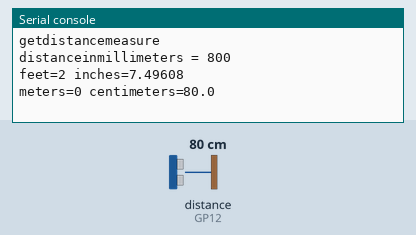
Simulated run of this program. Board: Raspberry Pi Pico running MicroPython. Shown: the last lines printed to the serial console. Inputs (shaded band) come from the test bench; at power-on: distance to the obstacle (sensor on GP12) 80 cm. The echo pulse lasts 58.3 µs per cm.

Above: at 1.2 s.
1.3 s: distance to the obstacle (sensor on GP12) set to 2 cm
At 6.2 s:
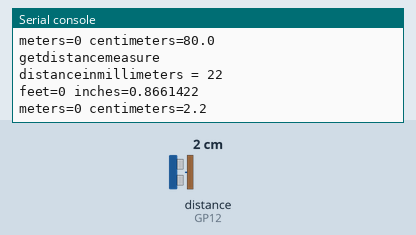
7.3 s: distance to the obstacle (sensor on GP12) set to 4 cm
At 11.3 s:
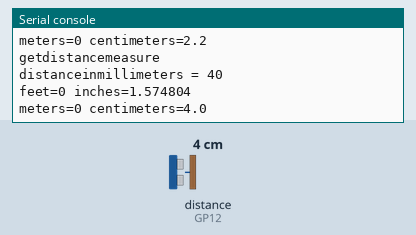
Timing chart, 0 to 12.8 s (numbered marks = the images above; inputs shaded):
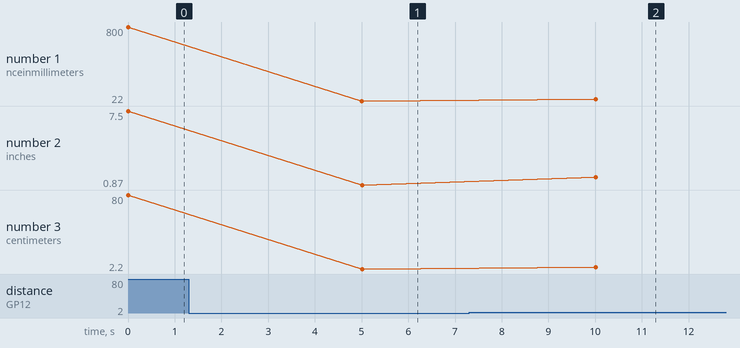

Measured:
- after the input at 1.3 s, the serial console: prints a new line after 3.7 s (image 1)
- after the input at 7.3 s, the serial console: prints a new line after 2.7 s (image 2)
- plotted number 1: 800 → 22 after the input at 1.3 s, 22 → 40 after the input at 7.3 s
- plotted number 2: 7.5 → 0.87 after the input at 1.3 s, 0.87 → 1.57 after the input at 7.3 s
- plotted number 3: 80 → 2.2 after the input at 1.3 s, 2.2 → 4 after the input at 7.3 s

The program:

ultrasoundmeasure.py
```python
from machine import Pin, PWM
import time

triggerpin = const(11)
echopin = const(12)

millimeters = const(0.001)
ultrasoundlimit = const(4572) #set to 15 feet (in millimeters) based on the spec sheet.
speedofsound = const(343) # meters per second

class distancestringtools(object):

    def __init__(self):
        self.totalmillimeters = 0
        self.millitoinch = 0.0393701
        self.s_meters = "0"
        self.meters = 0
        self.s_centimeters = "0"
        self.centimeters = 0
        self.s_feet = "0"
        self.feet = 0
        self.s_inches = "0"
        self.inches = 0

    def set(self, milli):
        self.totalmillimeters = milli
        s = "{0}".format(milli / 1000)
        n = s.split('.')
        self.s_meters = "{0}".format(n[0])
        self.meters = int(n[0])
        self.centimeters = (milli - (self.meters * 1000)) / 10
        self.s_centimeters = "{0}".format(self.centimeters)

        totalinches = float(milli) * self.millitoinch
        s = "{0}".format(totalinches / 12.0)
        n = s.split('.')
        self.s_feet = "{0}".format(n[0])
        self.feet = int(n[0])
        self.inches = float(totalinches - (float(self.feet) * 12.0))
        self.s_inches = "{0}".format(self.inches)

def getdistancemeasure():
    print("getdistancemeasure")

    trig = Pin(triggerpin,Pin.OUT)
    echo = Pin(echopin,Pin.IN,Pin.PULL_DOWN)

    receive = 0
    send = 0


    #while echo.value() == 0:
    trig.low()
    time.sleep_us(2)
    trig.high()
    time.sleep_us(5)
    trig.low()

    while echo.value() == 0:
        send = time.ticks_us()

    while echo.value() == 1:
        receive = time.ticks_us()

    timepassed = receive - send

    distanceinmillimeters = round((timepassed * speedofsound * millimeters) / 2)

    print("distanceinmillimeters = {0}".format(distanceinmillimeters))

    if distanceinmillimeters > ultrasoundlimit:
        distanceinmillimeters = 0

    trig.low()

    return distanceinmillimeters

def main():

    try:
        dt = distancestringtools()
        for i in range(10):
            dt.set(getdistancemeasure())
            print("feet={0} inches={1}".format(dt.feet, dt.inches))
            print("meters={0} centimeters={1}".format(dt.meters, dt.centimeters))
            time.sleep(5)

    finally:
        print("Finished")


if __name__ == '__main__':
	main()
```
